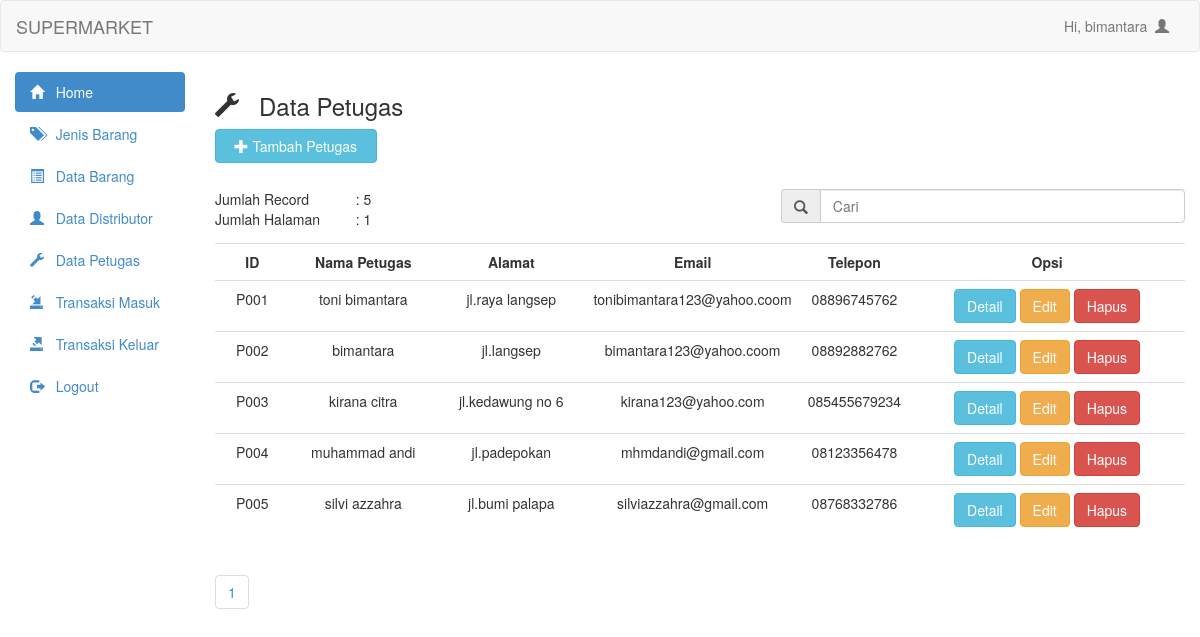
/admin/petugas_data.php (signed in), run on an earlier commit of the app's database.
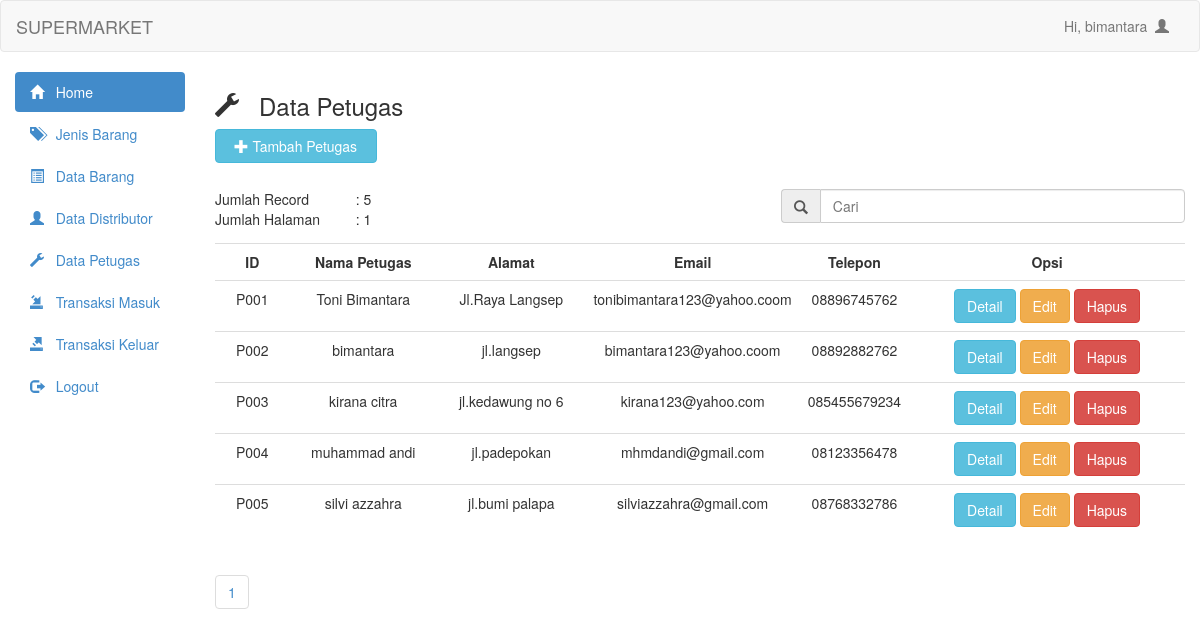
And on a later commit of the database.
### tables this page shows
CREATE TABLE `tblpetugas` (
  `id_petugas` varchar(10) NOT NULL,
  `nama_petugas` varchar(100) NOT NULL,
  `alamat` text NOT NULL,
  `email` varchar(100) NOT NULL,
  `telepon` varchar(15) NOT NULL,
  `password` varchar(100) NOT NULL
);

### admin/petugas_data.php (the view, shortened to what this page needs)
<?php
    include "header.php";
    $petugas = mysqli_query($connect, "SELECT * from tblpetugas order by id_petugas asc");
?>
<!DOCTYPE html>
<html lang="en">
<head>
</head>
<body>
    <h3><span class="glyphicon glyphicon-wrench"></span> &nbsp Data Petugas</h3>
    <button style="margin-bottom:20px" data-toggle="modal" data-target="#myModal" class="btn btn-info col-md-2"><span class="glyphicon glyphicon-plus"></span> Tambah Petugas</button>
    <br/>
    <br/>
    <br/>
    <?php
        $per_hal = 10;
        $jumlah_record = mysqli_query($connect, "SELECT COUNT(*) from tblpetugas");
        $jum = mysqli_fetch_array($jumlah_record, MYSQLI_NUM);
        $halaman = ceil($jum[0] / $per_hal);
        $page = (isset($_GET['page'])) ? (int) $_GET['page'] : 1;
        $start = ($page - 1) * $per_hal;
    ?>
    <table class="col-md-2">
            <tr>
                <td>Jumlah Record</td>
                <td><?php echo ": ".$jum[0]; ?></td>
            </tr>
            <tr>
                <td>Jumlah Halaman</td>
                <td><?php echo ": ".$halaman; ?></td>
            </tr>
    </table>
    <form action="petugas_search.php" method="get">
        <div class="input-group col-md-5 col-md-offset-7">
            <span class="input-group-addon" id="basic-addon1"><span class="glyphicon glyphicon-search"></span></span>
            <input type="text" class="form-control" placeholder="Cari" aria-describedby="basic-addon1"
                name="cari">
        </div>
    </form>
    <br />
    <table class="table table-hover">
        <tr>
            <th class="col-md-1"><center>ID</th>
            <th class="col-md-2"><center>Nama Petugas</th>
            <th class="col-md-2"><center>Alamat</th>
            <th class="col-md-2"><center>Email</th>
            <th class="col-md-1"><center>Telepon</th>
            <th class="col-md-4"><center>Opsi</th>
        </tr>
        <?php
            if (isset($_GET['cari'])) {
                $cari = mysqli_real_escape_string($connect, $_GET['cari']);
                $petugas = mysqli_query($connect, "select * from tblpetugas where nama_petugas like '%$cari%'");
            }
            else {
                $petugas = mysqli_query($connect, "select * from tblpetugas limit $start, $per_hal");
            }
            while ($data_petugas = mysqli_fetch_array($petugas)) {
        ?>
        <tr>
            <td><center><?php echo $data_petugas['id_petugas']?></td>
            <td><center><?php echo $data_petugas['nama_petugas'] ?></td>
            <td><center><?php echo $data_petugas['alamat'] ?></td>
            <td><center><?php echo $data_petugas['email'] ?></td>
            <td><center><?php echo $data_petugas['telepon'] ?></td>
            <td><center>
                <a href="petugas_detail.php?id_petugas=<?php echo $data_petugas['id_petugas']; ?>" class="btn btn-info">Detail</a>
                <a href="petugas_update.php?id_petugas=<?php echo $data_petugas['id_petugas']; ?>" class="btn btn-warning">Edit</a>
                <a onclick="if(confirm('Apakah anda yakin ingin menghapus data <?php echo $data_petugas['id_petugas']; ?>??')){ location.href='petugas_delete.php?id_petugas=<?php echo $data_petugas['id_petugas']; ?>' }" class="btn btn-danger">Hapus</a>
            </td>
        </tr>
        <?php
        }
        ?>
    </table>
    <ul class="pagination">
        <?php
        for ($x = 1; $x <= $halaman; $x++) {
            ?>
        <li><a href="?page=<?php echo $x ?>"><?php echo $x ?></a></li>
        <?php
        }
        ?>
    </ul>
</body>
</html>

What changed in the data, as far as the page shows it:
changed tblpetugas "tonibimantara123@yahoo.coom": nama_petugas "toni bimantara" → "Toni Bimantara"; alamat "jl.raya langsep" → "Jl.Raya Langsep"
